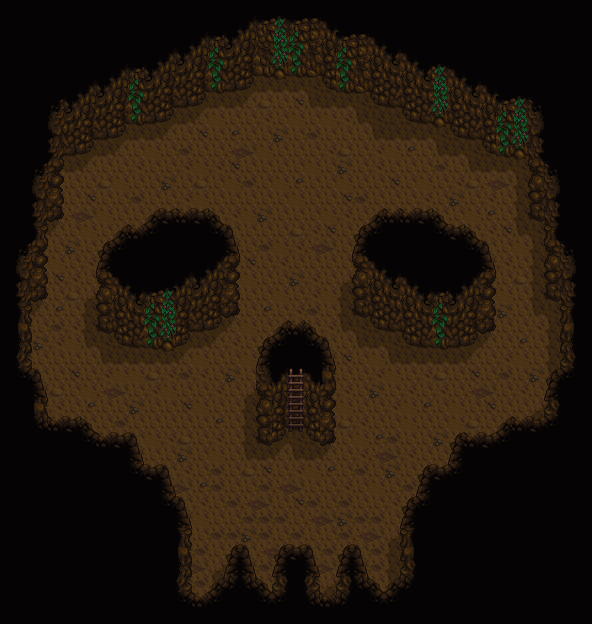

A level layout from a 2D game, rendered from its tile map. Below: a short description, then the map file with tile-grid data replaced by summaries:
An orthogonal 37x39 tile map with 16x16 px tiles, 3 tile layers (Back, Buildings, Front).

<map version="1.4" tiledversion="1.4.2" orientation="orthogonal" renderorder="right-down" compressionlevel="0" width="37" height="39" tilewidth="16" tileheight="16" infinite="0" nextlayerid="7" nextobjectid="1">
  <properties />
  <tileset firstgid="1" name="mine" tilewidth="16" tileheight="16" tilecount="288" columns="16">
    <image source="mine.png" width="256" height="288" />
    <tile id="0">
      <properties>
        <property name="Type" type="string" value="Dirt" />
      </properties>
    </tile>
    <tile id="137">
      <properties>
        <property name="Type" type="string" value="Stone" />
      </properties>
    </tile>
    <tile id="138">
      <properties>
        <property name="Type" type="string" value="Stone" />
      </properties>
    </tile>
    <tile id="139">
      <properties>
        <property name="Type" type="string" value="Stone" />
      </properties>
    </tile>
    <tile id="140">
      <properties>
        <property name="Type" type="string" value="Stone" />
      </properties>
    </tile>
    <tile id="153">
      <properties>
        <property name="Type" type="string" value="Stone" />
      </properties>
    </tile>
    <tile id="154">
      <properties>
        <property name="Type" type="string" value="Stone" />
      </properties>
    </tile>
    <tile id="155">
      <properties>
        <property name="Type" type="string" value="Stone" />
      </properties>
    </tile>
    <tile id="165">
      <properties>
        <property name="Type" type="string" value="Dirt" />
      </properties>
    </tile>
    <tile id="166">
      <properties>
        <property name="Type" type="string" value="Stone" />
      </properties>
    </tile>
    <tile id="167">
      <properties>
        <property name="Type" type="string" value="Stone" />
      </properties>
    </tile>
    <tile id="168">
      <properties>
        <property name="Type" type="string" value="Stone" />
      </properties>
    </tile>
    <tile id="169">
      <properties>
        <property name="Type" type="string" value="Stone" />
      </properties>
    </tile>
    <tile id="170">
      <properties>
        <property name="Type" type="string" value="Stone" />
      </properties>
    </tile>
    <tile id="171">
      <properties>
        <property name="Type" type="string" value="Stone" />
      </properties>
    </tile>
    <tile id="172">
      <properties>
        <property name="Type" type="string" value="Stone" />
      </properties>
    </tile>
    <tile id="181">
      <properties>
        <property name="Type" type="string" value="Dirt" />
      </properties>
    </tile>
    <tile id="182">
      <properties>
        <property name="Type" type="string" value="Stone" />
      </properties>
    </tile>
    <tile id="183">
      <properties>
        <property name="Type" type="string" value="Dirt" />
      </properties>
    </tile>
    <tile id="184">
      <properties>
        <property name="Type" type="string" value="Stone" />
      </properties>
    </tile>
    <tile id="185">
      <properties>
        <property name="Type" type="string" value="Stone" />
      </properties>
    </tile>
    <tile id="186">
      <properties>
        <property name="Type" type="string" value="Stone" />
      </properties>
    </tile>
    <tile id="187">
      <properties>
        <property name="Type" type="string" value="Stone" />
      </properties>
    </tile>
    <tile id="188">
      <properties>
        <property name="Type" type="string" value="Stone" />
      </properties>
    </tile>
    <tile id="198">
      <properties>
        <property name="Type" type="string" value="Stone" />
      </properties>
    </tile>
    <tile id="199">
      <properties>
        <property name="Type" type="string" value="Stone" />
      </properties>
    </tile>
    <tile id="200">
      <properties>
        <property name="Type" type="string" value="Stone" />
      </properties>
    </tile>
    <tile id="201">
      <properties>
        <property name="Type" type="string" value="Stone" />
      </properties>
    </tile>
    <tile id="202">
      <properties>
        <property name="Type" type="string" value="Stone" />
      </properties>
    </tile>
    <tile id="203">
      <properties>
        <property name="Type" type="string" value="Stone" />
      </properties>
    </tile>
    <tile id="204">
      <properties>
        <property name="Type" type="string" value="Stone" />
      </properties>
    </tile>
    <tile id="217">
      <properties>
        <property name="Type" type="string" value="Stone" />
      </properties>
    </tile>
    <tile id="218">
      <properties>
        <property name="Type" type="string" value="Stone" />
      </properties>
    </tile>
    <tile id="219">
      <properties>
        <property name="Type" type="string" value="Stone" />
      </properties>
    </tile>
    <tile id="233">
      <properties>
        <property name="Type" type="string" value="Stone" />
      </properties>
    </tile>
    <tile id="234">
      <properties>
        <property name="Type" type="string" value="Stone" />
      </properties>
    </tile>
    <tile id="235">
      <properties>
        <property name="Type" type="string" value="Stone" />
      </properties>
    </tile>
    <tile id="240">
      <properties>
        <property name="Type" type="string" value="Wood" />
      </properties>
    </tile>
    <tile id="241">
      <properties>
        <property name="Type" type="string" value="Wood" />
      </properties>
    </tile>
    <tile id="242">
      <properties>
        <property name="Type" type="string" value="Wood" />
      </properties>
    </tile>
    <tile id="256">
      <properties>
        <property name="Type" type="string" value="Wood" />
      </properties>
    </tile>
    <tile id="257">
      <properties>
        <property name="Type" type="string" value="Wood" />
      </properties>
    </tile>
    <tile id="258">
      <properties>
        <property name="Type" type="string" value="Wood" />
      </properties>
    </tile>
    <tile id="272">
      <properties>
        <property name="Type" type="string" value="Wood" />
      </properties>
    </tile>
    <tile id="273">
      <properties>
        <property name="Type" type="string" value="Wood" />
      </properties>
    </tile>
    <tile id="274">
      <properties>
        <property name="Type" type="string" value="Wood" />
      </properties>
    </tile>
  </tileset>
  <layer id="1" name="Back" width="37" height="39" opacity="1" offsetx="0" offsety="0">
    <properties />
    <data>[1443 cells, 937 non-empty, 20 distinct tile ids]</data>
  </layer>
  <layer id="2" name="Buildings" width="37" height="39" opacity="1" offsetx="0" offsety="0">
    <properties />
    <data>[1443 cells, 852 non-empty, 71 distinct tile ids]</data>
  </layer>
  <layer id="3" name="Front" width="37" height="39" opacity="1" offsetx="0" offsety="0">
    <properties />
    <data>[1443 cells, 86 non-empty, 10 distinct tile ids]</data>
  </layer>
  <objectgroup id="4" name="Back" visible="false" locked="false" />
  <objectgroup id="5" name="Buildings" visible="false" locked="false" />
  <objectgroup id="6" name="Front" visible="false" locked="false" />
</map>
